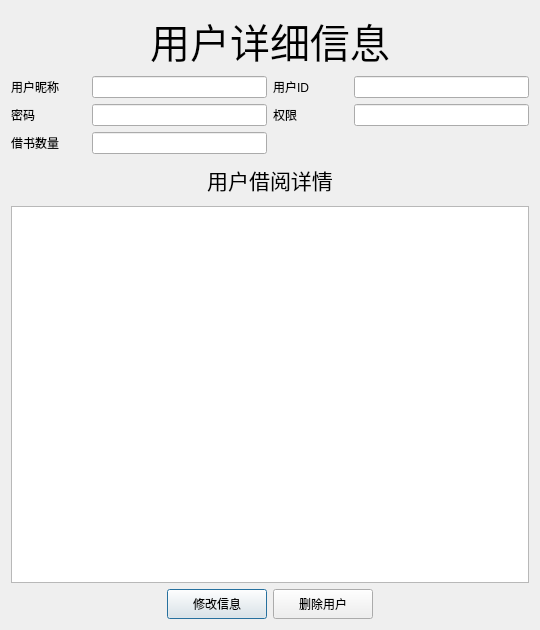
<?xml version="1.0" encoding="UTF-8"?>
<ui version="4.0">
 <class>userDetailDialog</class>
 <widget class="QDialog" name="userDetailDialog">
  <property name="geometry">
   <rect>
    <x>0</x>
    <y>0</y>
    <width>540</width>
    <height>630</height>
   </rect>
  </property>
  <property name="minimumSize">
   <size>
    <width>540</width>
    <height>630</height>
   </size>
  </property>
  <property name="maximumSize">
   <size>
    <width>540</width>
    <height>630</height>
   </size>
  </property>
  <property name="windowTitle">
   <string>用户信息</string>
  </property>
  <layout class="QGridLayout" name="gridLayout_2">
   <item row="0" column="0">
    <widget class="QLabel" name="label">
     <property name="maximumSize">
      <size>
       <width>16777215</width>
       <height>70</height>
      </size>
     </property>
     <property name="font">
      <font>
       <family>华文行楷</family>
       <pointsize>30</pointsize>
      </font>
     </property>
     <property name="text">
      <string>用户详细信息</string>
     </property>
     <property name="alignment">
      <set>Qt::AlignCenter</set>
     </property>
    </widget>
   </item>
   <item row="1" column="0">
    <layout class="QGridLayout" name="gridLayout">
     <item row="0" column="0">
      <layout class="QHBoxLayout" name="horizontalLayout">
       <item>
        <widget class="QLabel" name="label_2">
         <property name="minimumSize">
          <size>
           <width>48</width>
           <height>0</height>
          </size>
         </property>
         <property name="text">
          <string>用户昵称</string>
         </property>
        </widget>
       </item>
       <item>
        <widget class="QLineEdit" name="lineEdit_name">
         <property name="minimumSize">
          <size>
           <width>175</width>
           <height>0</height>
          </size>
         </property>
         <property name="maximumSize">
          <size>
           <width>175</width>
           <height>16777215</height>
          </size>
         </property>
        </widget>
       </item>
      </layout>
     </item>
     <item row="0" column="1">
      <layout class="QHBoxLayout" name="horizontalLayout_2">
       <item>
        <widget class="QLabel" name="label_3">
         <property name="minimumSize">
          <size>
           <width>48</width>
           <height>0</height>
          </size>
         </property>
         <property name="text">
          <string>用户ID</string>
         </property>
        </widget>
       </item>
       <item>
        <widget class="QLineEdit" name="lineEdit_ID">
         <property name="minimumSize">
          <size>
           <width>175</width>
           <height>0</height>
          </size>
         </property>
         <property name="maximumSize">
          <size>
           <width>175</width>
           <height>16777215</height>
          </size>
         </property>
        </widget>
       </item>
      </layout>
     </item>
     <item row="1" column="0">
      <layout class="QHBoxLayout" name="horizontalLayout_3">
       <item>
        <widget class="QLabel" name="label_4">
         <property name="minimumSize">
          <size>
           <width>48</width>
           <height>0</height>
          </size>
         </property>
         <property name="text">
          <string>密码</string>
         </property>
        </widget>
       </item>
       <item>
        <widget class="QLineEdit" name="lineEdit_passWord">
         <property name="minimumSize">
          <size>
           <width>175</width>
           <height>0</height>
          </size>
         </property>
         <property name="maximumSize">
          <size>
           <width>175</width>
           <height>16777215</height>
          </size>
         </property>
        </widget>
       </item>
      </layout>
     </item>
     <item row="1" column="1">
      <layout class="QHBoxLayout" name="horizontalLayout_5">
       <item>
        <widget class="QLabel" name="label_6">
         <property name="minimumSize">
          <size>
           <width>48</width>
           <height>0</height>
          </size>
         </property>
         <property name="text">
          <string>权限</string>
         </property>
        </widget>
       </item>
       <item>
        <widget class="QLineEdit" name="lineEdit_authority">
         <property name="minimumSize">
          <size>
           <width>175</width>
           <height>0</height>
          </size>
         </property>
         <property name="maximumSize">
          <size>
           <width>175</width>
           <height>16777215</height>
          </size>
         </property>
        </widget>
       </item>
      </layout>
     </item>
     <item row="2" column="0">
      <layout class="QHBoxLayout" name="horizontalLayout_4">
       <item>
        <widget class="QLabel" name="label_5">
         <property name="minimumSize">
          <size>
           <width>48</width>
           <height>0</height>
          </size>
         </property>
         <property name="text">
          <string>借书数量</string>
         </property>
        </widget>
       </item>
       <item>
        <widget class="QLineEdit" name="lineEdit_bookNum">
         <property name="minimumSize">
          <size>
           <width>175</width>
           <height>0</height>
          </size>
         </property>
         <property name="maximumSize">
          <size>
           <width>175</width>
           <height>16777215</height>
          </size>
         </property>
        </widget>
       </item>
      </layout>
     </item>
    </layout>
   </item>
   <item row="2" column="0">
    <widget class="QLabel" name="label_7">
     <property name="minimumSize">
      <size>
       <width>0</width>
       <height>40</height>
      </size>
     </property>
     <property name="font">
      <font>
       <family>华文行楷</family>
       <pointsize>16</pointsize>
      </font>
     </property>
     <property name="text">
      <string>用户借阅详情</string>
     </property>
     <property name="alignment">
      <set>Qt::AlignCenter</set>
     </property>
    </widget>
   </item>
   <item row="3" column="0">
    <widget class="QTableWidget" name="tableWidget_borrowDetail"/>
   </item>
   <item row="4" column="0">
    <layout class="QHBoxLayout" name="horizontalLayout_6">
     <item>
      <spacer name="horizontalSpacer_2">
       <property name="orientation">
        <enum>Qt::Horizontal</enum>
       </property>
       <property name="sizeHint" stdset="0">
        <size>
         <width>40</width>
         <height>20</height>
        </size>
       </property>
      </spacer>
     </item>
     <item>
      <widget class="QPushButton" name="Button_changeDetail">
       <property name="minimumSize">
        <size>
         <width>100</width>
         <height>30</height>
        </size>
       </property>
       <property name="maximumSize">
        <size>
         <width>100</width>
         <height>30</height>
        </size>
       </property>
       <property name="text">
        <string>修改信息</string>
       </property>
      </widget>
     </item>
     <item>
      <widget class="QPushButton" name="Button_delet">
       <property name="minimumSize">
        <size>
         <width>100</width>
         <height>30</height>
        </size>
       </property>
       <property name="maximumSize">
        <size>
         <width>100</width>
         <height>30</height>
        </size>
       </property>
       <property name="text">
        <string>删除用户</string>
       </property>
      </widget>
     </item>
     <item>
      <spacer name="horizontalSpacer">
       <property name="orientation">
        <enum>Qt::Horizontal</enum>
       </property>
       <property name="sizeHint" stdset="0">
        <size>
         <width>40</width>
         <height>20</height>
        </size>
       </property>
      </spacer>
     </item>
    </layout>
   </item>
  </layout>
 </widget>
 <resources/>
 <connections/>
</ui>
